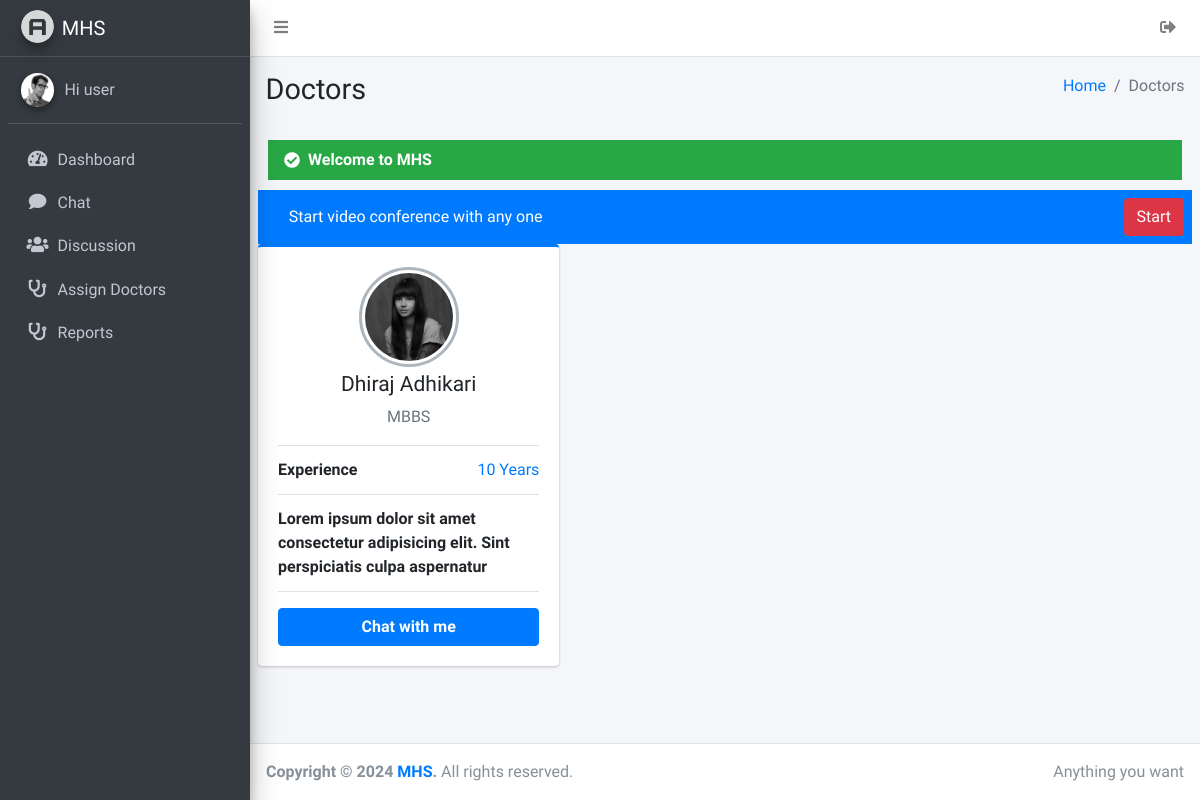
The page /back/doctors/assign.php (signed in) on the database its author committed.
### tables this page shows
CREATE TABLE `users` (
  `UID` int(11) NOT NULL,
  `Code` varchar(255) NOT NULL,
  `Name` varchar(255) NOT NULL,
  `Email` varchar(255) NOT NULL,
  `Contact` varchar(255) NOT NULL,
  `Address` varchar(255) NOT NULL,
  `Security` varchar(255) NOT NULL,
  `Pass_word` varchar(255) NOT NULL,
  `Post` varchar(255) NOT NULL,
  `Exp` varchar(255) NOT NULL,
  `Details` varchar(255) NOT NULL,
  `Point` int(11) NOT NULL,
  `Mode` int(11) NOT NULL DEFAULT 0,
  `Status` int(11) NOT NULL DEFAULT 0
);

### back/function.php (called while the page is built, shortened)
<?php
$msg = array('e' => "", 's' => "");
?>

### back/doctors/assign.php (the view, shortened to what this page needs)
<?php
include '../function.php';
	?> <script> location.replace("../../login.php"); </script> <?php
if (isset($_SESSION['error'])) {
	$msg['e'] = $_SESSION['error'];
	unset($_SESSION['error']);
}elseif (isset($_SESSION['success'])) {
	$msg['s'] = $_SESSION['success'];
}
?>
<!DOCTYPE html>
<html lang="en">
<head>
  <link rel="stylesheet" href="../plugins/fontawesome-free/css/all.min.css">
  <link rel="stylesheet" href="../dist/css/adminlte.min.css">
</head>
<body class="hold-transition sidebar-mini">
<div class="wrapper">
  <?php include '../components/nav.php'; ?>
  <?php include '../components/side.php'; ?>
  <div class="content-wrapper">
    <div class="content-header">
      <div class="container-fluid">
        <div class="row mb-2">
          <div class="col-sm-6">
            <h1 class="m-0">Doctors</h1>
          </div>
          <div class="col-sm-6">
            <ol class="breadcrumb float-sm-right">
              <li class="breadcrumb-item"><a href="#">Home</a></li>
              <li class="breadcrumb-item active">Doctors</li>
            </ol>
          </div>
        </div>
      </div>
    </div>
    <div class="content">
    <?php
if ($msg['s'] != "") {
    ?>
    <div style="margin: 10px 10px;">
      <div class="px-3 py-2 bg-success text-light w-100">
          <div class="d-flex justify-content-start align-items-center">
              <i class="fas fa-check-circle"></i>
              <strong class="ml-2"><?php echo $msg['s']; ?></strong>
          </div>
      </div>
    </div>
    <?php
}
?>
<div class=" d-flex justify-content-between align-items-center p-2 bg-primary">
<div class="user-panel d-flex">
  <div class="image">
  </div>
  <div class="info">
    <a class="d-block text-white">Start video conference with any one</a>
  </div>
</div>
<a href="https://test.purbanchaltoday.com/vc.php" target="_blank" class="btn btn-danger">Start</a>
</div>
  <div class="row">
<?php
$selectdoc = " SELECT * FROM users WHERE Mode='1' ";
$selectdoc_ex = mysqli_query($con,$selectdoc);
while ($selectdoc_data = mysqli_fetch_array($selectdoc_ex)) {
?>
      <div class="col-lg-4 col-md-6 col-sm-12">
          <div class="card card-primary card-outline">
                <div class="card-body box-profile">
                  <div class="text-center">
                    <img class="profile-user-img img-fluid img-circle"
                        src="../dist/img/user4-128x128.jpg"
                        alt="User profile picture">
                  </div>
                  <h3 class="profile-username text-center"><?php echo $selectdoc_data['Name']; ?></h3>
                  <p class="text-muted text-center"><?php echo $selectdoc_data['Post']; ?></p>
                  <ul class="list-group list-group-unbordered mb-3">
                    <li class="list-group-item">
                      <b>Experience</b> <a class="float-right"><?php echo $selectdoc_data['Exp']; ?></a>
                    </li>
                    <li class="list-group-item">
                      <b><?php echo $selectdoc_data['Details']; ?></b>
                    </li>
                  </ul>
                  <a href="chatbtn.php?id=<?php echo $selectdoc_data['Code']; ?>" class="btn btn-primary btn-block"><b>Chat with me</b></a>
                </div>
              </div>
      </div>
      <?php } ?>
  </div>
    </div>
  </div>
  <?php include '../components/footer.php'; ?>
</div>
</body>
</html>

### rows shown on the page
users: Name "Dhiraj Adhikari", Post "MBBS", Exp "10 Years", Details "Lorem ipsum dolor sit amet consectetur adipisicing elit. Sint perspiciatis culpa aspernatur"

### other values the page prints
$msg['s'] "Welcome to MHS"
